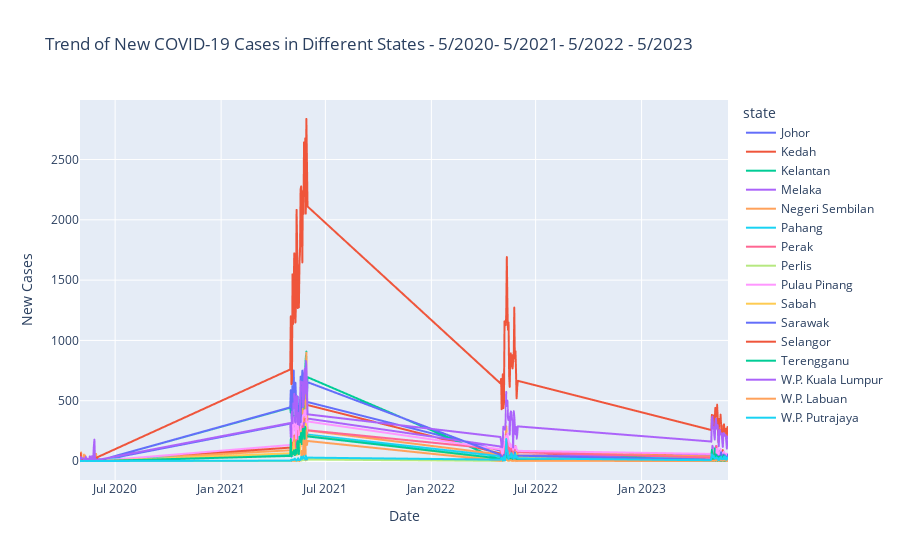

Notebook code for this chart:
### Code cell
import pandas as pd
import plotly.express as px

CSV_FILE = 'casesstate.csv'
df = pd.read_csv(CSV_FILE)

# Assuming the 'date' column is in datetime format
df['date'] = pd.to_datetime(df['date'])

# Select the desired month (e.g., May)
selected_month = 5  # May
df_selected_month = df[df['date'].dt.month == selected_month]

fig = px.line(df_selected_month, x='date', y='cases_new', color='state',
              title=f'Trend of New COVID-19 Cases in Different States - {selected_month}/2020- {selected_month}/2021- {selected_month}/2022 - {selected_month}/2023')
fig.update_layout(xaxis_title='Date', yaxis_title='New Cases')
fig.show()
